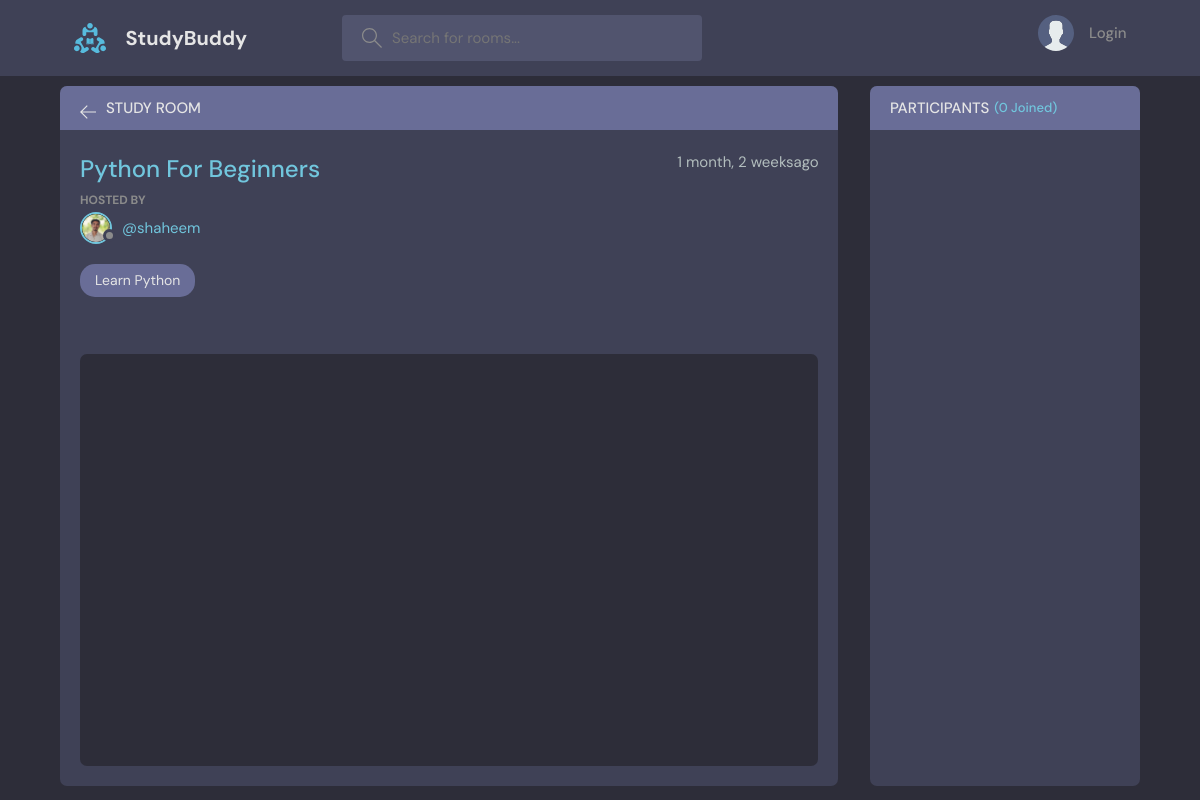
Before: /room/2/ with the older database file.
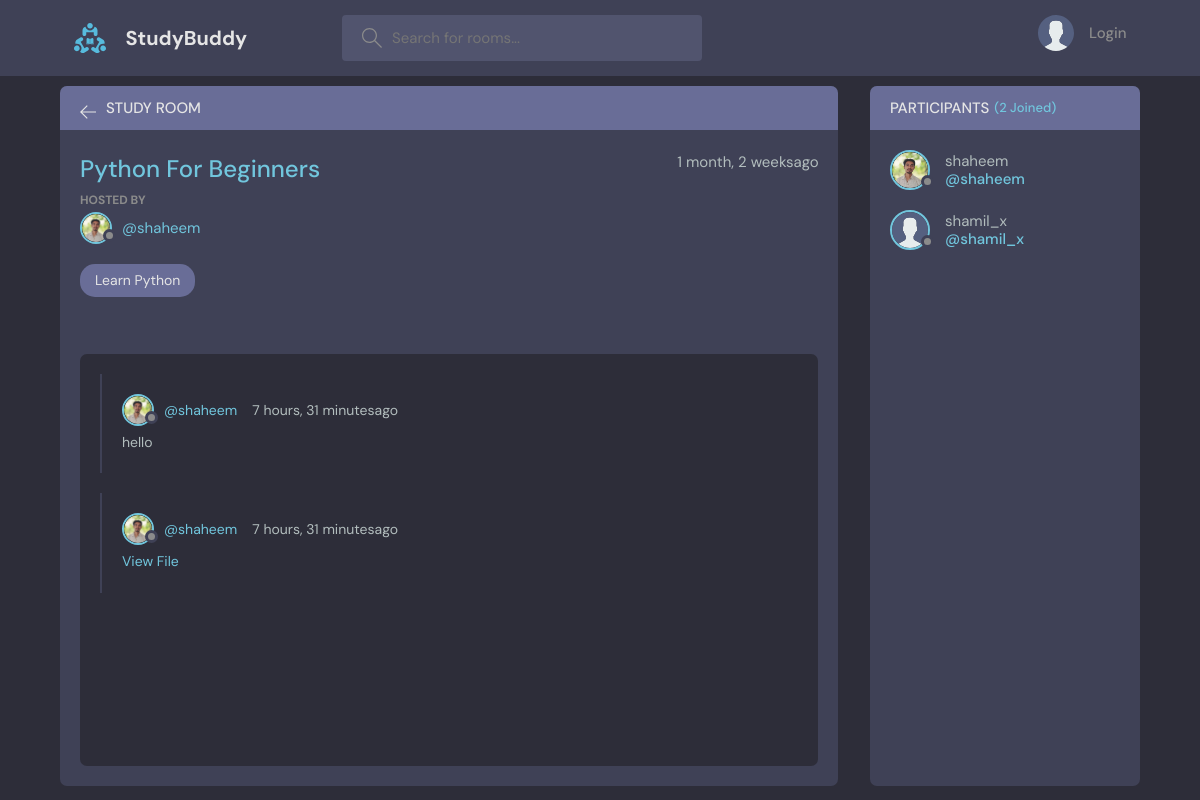
After: the same page with the newer database file.
### base/models.py (models this page shows, shortened)
class Message(models.Model):
    user = models.ForeignKey(User, on_delete=models.CASCADE)
    room = models.ForeignKey(Room, on_delete=models.CASCADE)
    body = models.TextField(blank=True, null=True)  # Allow blank body for file-only messages
    file = models.FileField(upload_to='uploads/', blank=True, null=True)  # Optional file upload
    updated = models.DateTimeField(auto_now=True)
    created = models.DateTimeField(auto_now_add=True)
    class Meta:
        ordering = ["-updated", "-created"]

class User(AbstractUser):
    name = models.CharField(max_length=200, null=True,blank=True)
    email = models.EmailField(unique=True, null=True,blank=True)
    bio = models.TextField(null=True,blank=True)
    avatar = models.ImageField(null=True,blank=True,default='avatar.svg')
    USERNAME_FIELD = 'email'
    REQUIRED_FIELDS = ['username']

### base/views.py (the view, shortened to what this page needs)
# urls.py: path('room/<str:pk>/',views.room,name="room"),
def room(request,pk):
    room = Room.objects.get(id=pk)
    room_messages = room.message_set.all().order_by('-created')  #----------------
    participants = room.participants.all()
    context = {'room':room,'room_messages':room_messages,'participants':participants}
    return render(request,'base/room.html',context)

### base/models.py (called while the page is built)
    def __str__(self):
        return self.name

### base/templates/base/room.html (shortened to what this page needs)
{% extends "main.html" %}
{% block content %}
    <main class="profile-page layout layout--2">
      <div class="container">
        <div class="room">
          <div class="room__top">
            <div class="room__topLeft">
              <a href="{% url 'home' %}">
                <svg version="1.1" xmlns="http://www.w3.org/2000/svg" width="32" height="32" viewBox="0 0 32 32">
                  <title>arrow-left</title>
                  <path
                    d="M13.723 2.286l-13.723 13.714 13.719 13.714 1.616-1.611-10.96-10.96h27.625v-2.286h-27.625l10.965-10.965-1.616-1.607z"
                  ></path>
                </svg>
              </a>
              <h3>Study Room</h3>
            </div>
          </div>
          <div class="room__box scroll">
            <div class="room__header scroll">
              <div class="room__info">
                <h3>{{room.name}}</h3>
                <span>{{room.created|timesince}}ago</span>
              </div>
              <div class="room__hosted">
                <p>Hosted By</p>
                <a href="{% url 'user-profile' room.host.id%}" class="room__author">
                  <div class="avatar avatar--small">
                    <img src="{{room.host.avatar.url}}" />
                  </div>
                  <span>@{{room.host.username}}</span>
                </a>
              </div>
              <span class="room__topics">{{room.topic}}</span>
            </div>
            <div class="room__conversation">
              <div class="threads scroll">
                {% for message in room_messages %}
                <div class="thread">
                  <div class="thread__top">
                    <div class="thread__author">
                      <a href="{% url 'user-profile' message.user.id %}" class="thread__authorInfo">
                        <div class="avatar avatar--small">
                          <img src="{{message.user.avatar.url}}" />
                        </div>
                        <span>@{{message.user.username}}</span>
                      </a>
                      <span class="thread__date">{{message.created|timesince}}ago</span>
                    </div>
                  </div>
                  <div class="thread__details">
                    {{message.body}}
                    {% if message.file %}
                       <a href="{{ message.file.url }}" target="_blank">View File</a>
                    {% endif %}
                  </div>
                </div>
                {% endfor %}
              </div>
            </div>
          </div>
        </div>
        <div class="participants">
          <h3 class="participants__top">Participants <span>({{participants.count}} Joined)</span></h3>
          <div class="participants__list scroll">
            {% for user in participants %}
            <a href="{% url 'user-profile' user.id %}" class="participant">
              <div class="avatar avatar--medium">
                <img src="{{user.avatar.url}}" />
              </div>
              <p>
                {{user.username}}
                <span>@{{user.username}}</span>
              </p>
            </a>
           {% endfor %}
          </div>
        </div>
      </div>
    </main>
{% endblock %}

Changed rows visible on the page:
added Message: user.avatar (picture), user.username "shaheem", created "7 hours, 31 minutes", body "hello"
added Message: user.avatar (picture), user.username "shaheem", created "7 hours, 31 minutes"
now on this page (row edited): User: avatar (picture), username "shaheem"
added User: avatar (placeholder picture), username "shamil_x"
Other visible differences:
{{ participants.count }}: "0" → "2"
